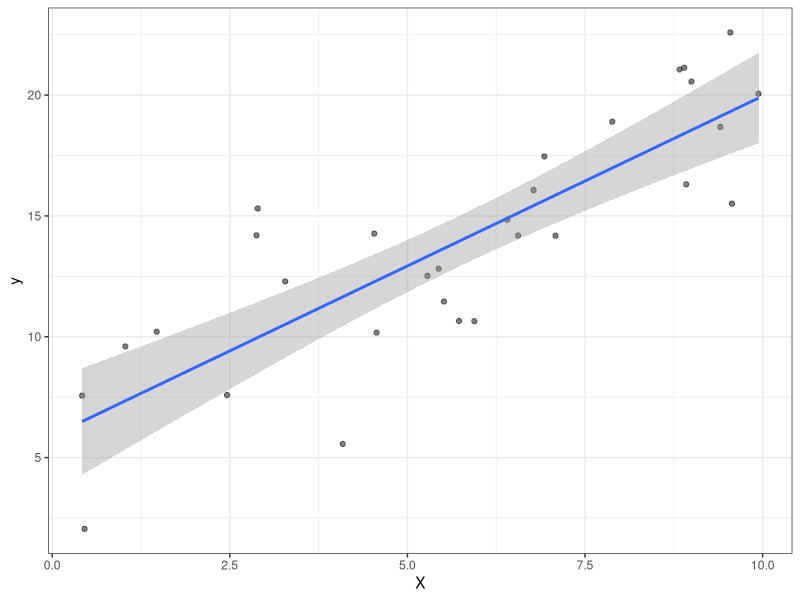
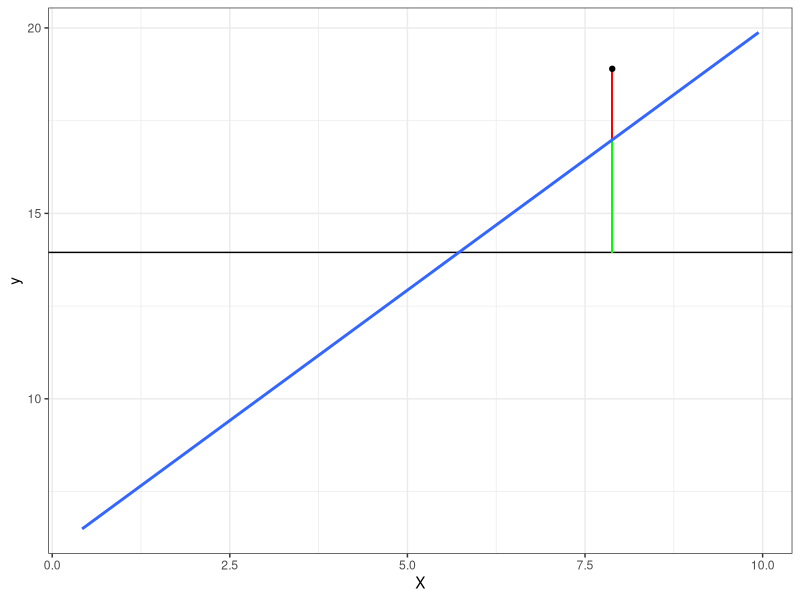
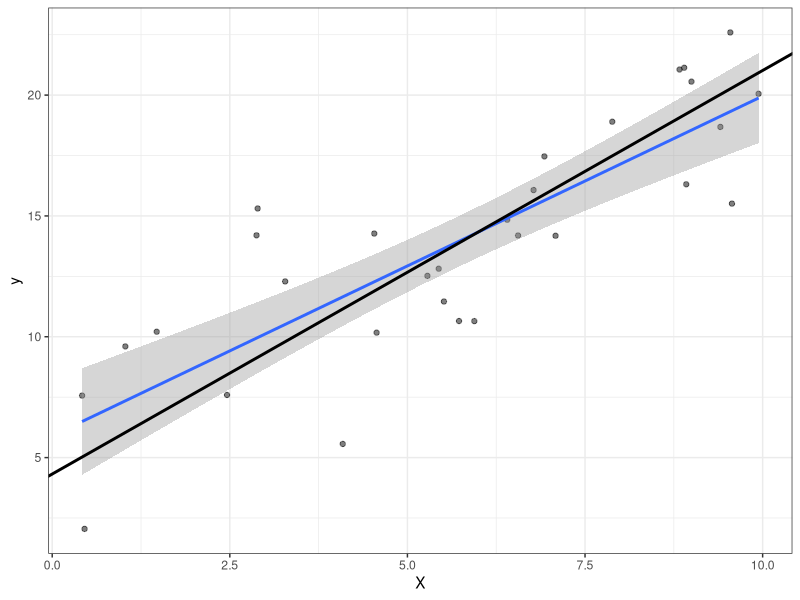
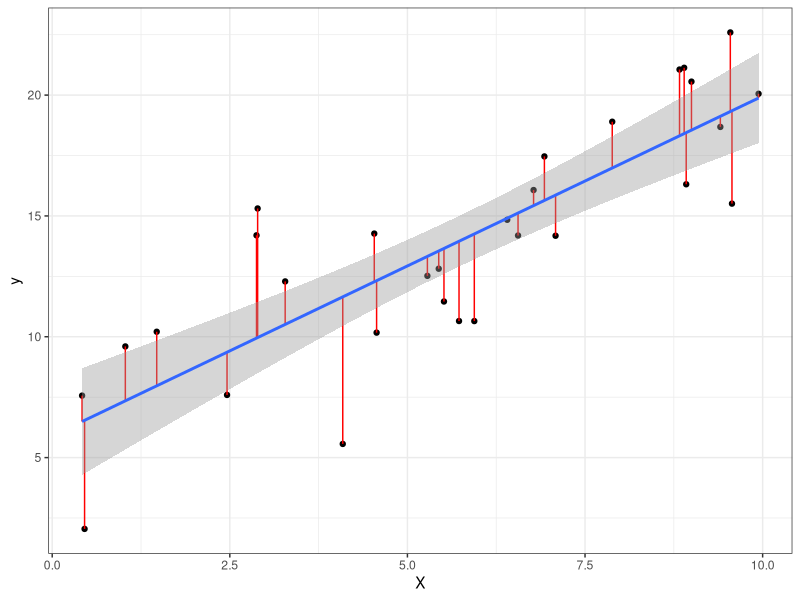

These figures' R source, in order:
## ---- chunk 1
knitr::opts_chunk$set(echo = TRUE)
library(tidyverse)
library(ggpubr)
## ---- chunk 2
eqn1b <- (2.6*4)+3.4
## ---- chunk 3
set.seed(123)
datum <- data.frame(X = runif(n = 30, min = 0, max = 10)) %>%
  mutate(error = rnorm(n = 30, mean = 0, sd = 2.84),
         y = 4.32 + 1.67*X + error)
## ---- chunk 4
plot1 <- ggplot(datum, aes(X, y)) +
  geom_point(alpha = 0.5) +
  geom_smooth(method = "lm", se = T) +
  theme_bw()

plot1
## ---- chunk 5
# Caluclate the average y:
mean.y <- summarise(datum, mean = mean(y))

# Filter the dataset down to a focal observation:
datum2 <- datum %>%
  mutate(row = row_number()) %>%
  filter(row == 2)

m1 <- lm(y~X, datum)

pt <- 7.883051
pt.pred <- 5.9009 + (1.4059*7.883051)

ggplot(datum, aes(X, y)) +
  geom_hline(yintercept = mean.y[1,1]) +
  geom_segment(x = pt, xend = pt, y = datum2[1,3], yend = pt.pred, color = "red") +
  geom_segment(x = pt, xend = pt, y = mean.y[1,1], yend = pt.pred, color = "green") +
  geom_point(datum2, mapping = aes(X,y), inherit.aes = F) +
  geom_smooth(method = "lm", se = F) +
  theme_bw()
## ---- chunk 6
m1 <- lm(y~X, data = datum)

m1.sum <- summary(m1)

m1.sum$coefficients %>%
  as.data.frame() %>%
  knitr::kable()
## ---- chunk 7
plot1 +
  geom_abline(intercept = 4.32, slope = 1.67, linewidth = 1)
## ---- chunk 8
m1.res <- residuals(m1)

datum <- datum %>%
  mutate(res = m1.res,
         y.ols = m1.sum$coefficients[1,1] + (m1.sum$coefficients[2,1]*X))

ggplot(datum, aes(X, y)) +
  geom_point() +
  geom_segment(aes(x = X, y = y.ols + res, xend = X, yend = y.ols), color = "red") +
  geom_smooth(method = "lm", se = T) +
  theme_bw()
